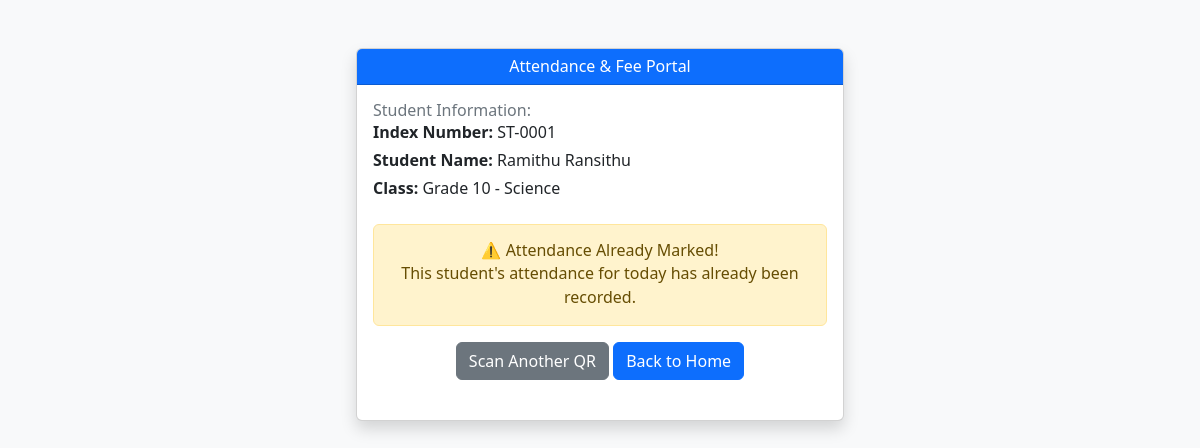
Page /scan/ST-0001 on the committed database.
### tables this page shows
CREATE TABLE students (
            id INTEGER PRIMARY KEY AUTOINCREMENT,
            index_no TEXT,
            student_name TEXT,
            class_name TEXT,
            phone TEXT,
            email TEXT,
            address TEXT
        );

### app.py (the view)
@app.route("/scan/<index_no>")
def scan_student(index_no):
    conn = sqlite3.connect(DB_PATH)
    conn.row_factory = sqlite3.Row
    cursor = conn.cursor()
    cursor.execute("SELECT * FROM students WHERE index_no = ?", (index_no,))
    student = cursor.fetchone()
    if not student:
        conn.close()
        return "Student not found!", 404
    today = datetime.now(ZoneInfo("Asia/Colombo")).strftime("%Y-%m-%d")
    cursor.execute(
        """
        SELECT * FROM attendance
        WHERE index_no = ? AND date = ?
        """,
        (index_no, today),
    )
    existing_attendance = cursor.fetchone()
    cursor.execute(
        """
        SELECT * FROM leave_requests
        WHERE index_no = ? AND date = ?
        """,
        (index_no, today),
    )
    leave_request = cursor.fetchone()
    conn.close()
    return render_template(
        "mark_attendance.html",
        student=student,
        existing_attendance=existing_attendance,
        leave_request=leave_request,
    )

### templates/mark_attendance.html (shortened to what this page needs)
<!DOCTYPE html>
<html lang="en">
<head>
    <link href="https://cdn.jsdelivr.net/npm/bootstrap@5.3.0/dist/css/bootstrap.min.css" rel="stylesheet">
    <script src="https://cdn.tailwindcss.com"></script>
</head>
<body class="bg-light">
    <div class="container mt-5">
        <div class="row justify-content-center">
            <div class="col-md-6">
                <div class="card shadow">
                    <div class="card-header bg-primary text-white text-center">
                        <h3>Attendance & Fee Portal</h3>
                    </div>
                    <div class="card-body">
                        <div class="mb-4">
                            <h5 class="text-secondary">Student Information:</h5>
                            <p class="mb-1"><strong>Index Number:</strong> {{ student.index_no }}</p>
                            <p class="mb-1"><strong>Student Name:</strong> {{ student.student_name }}</p>
                            <p class="mb-1"><strong>Class:</strong> {{ student.class_name }}</p>
                        </div>
                        {% if existing_attendance %}
                            <div class="alert alert-warning text-center">
                                <h5>⚠️ Attendance Already Marked!</h5>
                                <p class="mb-0">This student's attendance for today has already been recorded.</p>
                            </div>
                            <div class="text-center mt-3">
                                <a href="{{ url_for('scanner') }}" class="btn btn-secondary">Scan Another QR</a>
                                <a href="{{ url_for('index') }}" class="btn btn-primary">Back to Home</a>
                            </div>
                        {% endif %}
                    </div>
                </div>
            </div>
        </div>
    </div>
</body>
</html>

### rows in the picture
students: index_no "ST-0001", student_name "Ramithu Ransithu", class_name "Grade 10 - Science"
